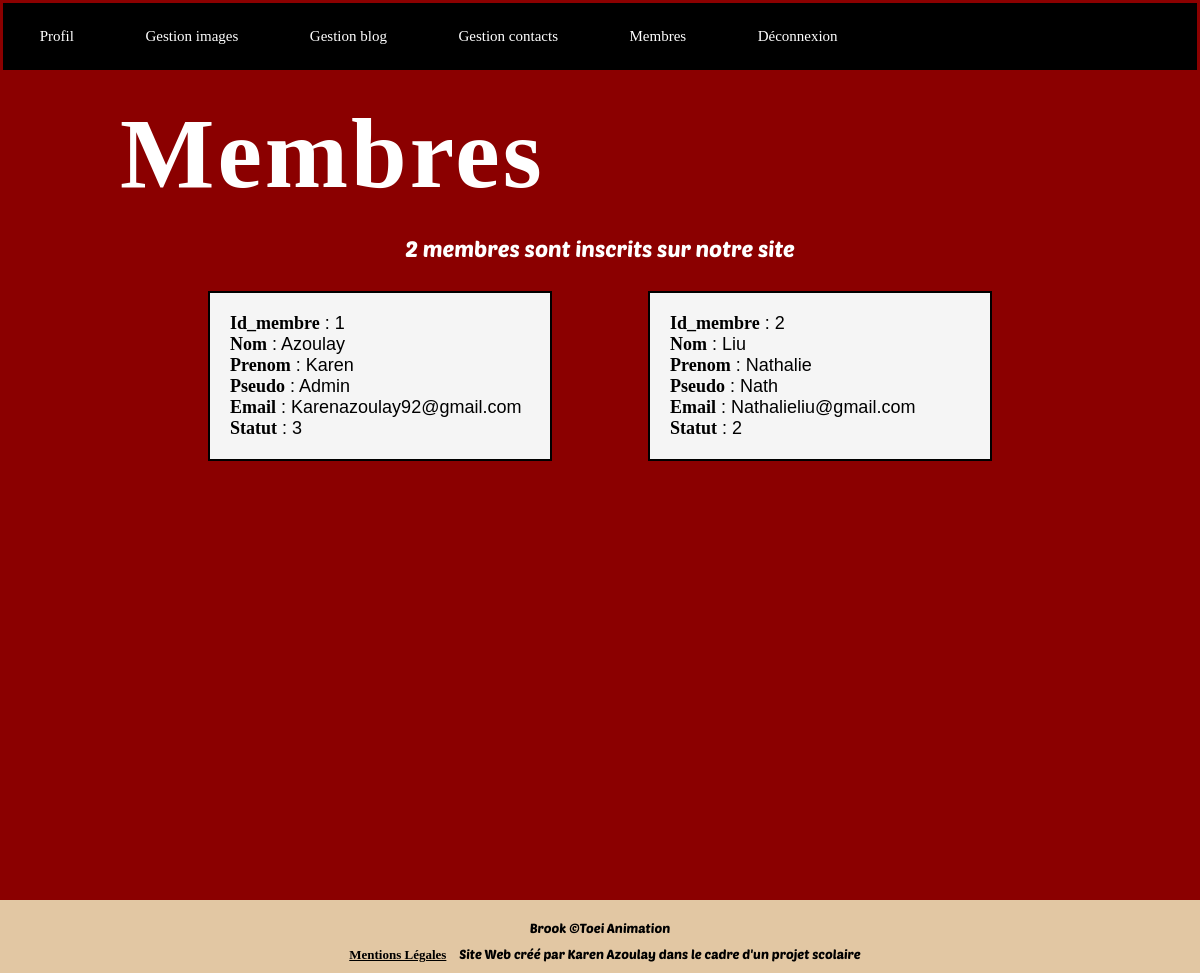
Page /admin/membre.php (signed in) on the committed database.
### tables this page shows
CREATE TABLE `membre` (
  `id_membre` int(3) NOT NULL,
  `nom` varchar(255) NOT NULL,
  `prenom` varchar(255) NOT NULL,
  `pseudo` varchar(255) NOT NULL,
  `mdp` varchar(255) NOT NULL,
  `email` varchar(255) NOT NULL,
  `date_membre` date NOT NULL,
  `statut` int(3) NOT NULL
);

### admin/membre.php (the view, shortened to what this page needs)
<?php
include('../inc/init.php');
$liste_membres = $pdo->query("SELECT id_membre, nom, prenom, pseudo, email, statut FROM membre");
include('../inc/head.php');
?>
</head>
<body>
    <?php include('../inc/menu.php');  ?>
    <section id="gestionMembre">
        <h2>Membres</h2>
            <?php
            echo '<p>' . $liste_membres->rowCount() . ' membres sont inscrits sur notre site<br></p>';
            echo '<div class="membre">';
            while($membre = $liste_membres->fetch(PDO::FETCH_ASSOC)) {
                echo '<div class="listeMembre">';
                foreach($membre AS $indice => $valeur) {
                    echo '<b>' . ucfirst($indice) . '</b> : ' . ucfirst($valeur) . '<br>';
                }
                echo '</div>';
            }
            echo '</div>';
            ?>
    </section>
<?php include('../inc/footer.php');  ?>

### css/style.css (style rules this page uses)
* { margin: 0px 0px; padding: 0px 0px; font-family: sans-serif; }
body { width: 100%; }
p { font-family: "Poetsen"; font-size: 22px; }
a, h3, b, label { font-family: "Brookline"; }
h2 { font-family: "Heavy Heap"; font-size: 100px; letter-spacing: 3px; color: #ffffff; padding-top: 5%; }
#imgGalerie h2, #blog h2, #contact h2, #connexion h2, #connexion2 h2, #profil h2, #gestionContact h2, #gestionMembre h2 { color: #ffffff; padding: 8% 0 2% 10%; }
#gestionMembre, #gestionContact { min-height: 900px; background-color: #8b0000; }
#gestionMembre p, #gestionContact p { text-align: center; color: #ffffff; }
#gestionContact .contact, #gestionMembre .membre { width: 80%; margin: auto; text-align:center; }
#gestionMembre .listeMembre, #gestionContact .listeContact { margin : 30px 5%; font-size: 18px; width: 300px; border: 2px solid #000000; padding: 20px; display: inline-block; background-color: #f5f5f5; text-align: left; }

### rows in the picture
membre: indice "Id_membre", id_membre "1", indice "Nom", nom "Azoulay", indice "Prenom", prenom "Karen", indice "Pseudo", pseudo "Admin", indice "Email", email "Karenazoulay92@gmail.com", indice "Statut", statut "3"
membre: indice "Id_membre", id_membre "2", indice "Nom", nom "Liu", indice "Prenom", prenom "Nathalie", indice "Pseudo", pseudo "Nath", indice "Email", email "Nathalieliu@gmail.com", indice "Statut", statut "2"

### other values in the picture
$liste_membres->rowCount() "2"
